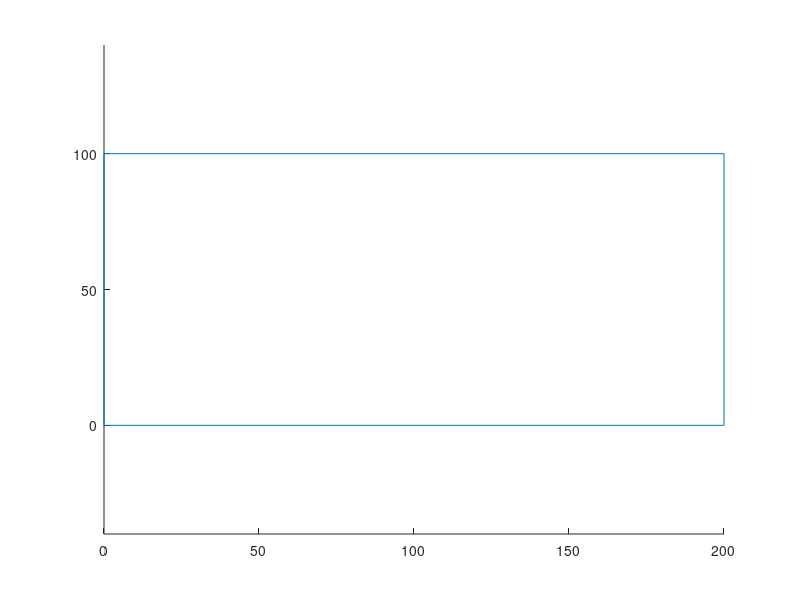

This figure's MATLAB source: (Note: this script raises an error after producing the figure.)
clf;
hold on;
%Universo de discurso principal
xi = 0; xf = 200; yi = 0; yf = 100; RObjeto=2.5;
axis([xi xf yi-40 yf+40]);
plot([xi xf xf xi xi],[yi yi yf yf yi]);
NumeroObjetos = input('Quantos obstaculos?(de 0 a 5): ');
while NumeroObjetos < 0 || NumeroObjetos > 5
    NumeroObjetos = input('Valor invalido!');
 end;
for i=1:NumeroObjetos
    xObjeto(i) = 15 + (i * 4 * RObjeto);
    YObjeto(i) = RObjeto + (rand * (100 - RObjeto));
    xObjeto(1)=40; YObjeto(1)=48;xObjeto(2)=50; YObjeto(2)=58;
    plot_obstaculos(xObjeto(i), YObjeto(i), RObjeto);
end;
RaioCirculo  =  5; RaioAlcance   = 30; SequenciaPassosDist =  2;
k = ['(entre ' num2str(yi+RaioCirculo) ' e ' num2str(yf-RaioCirculo) '): '];
RX = RaioCirculo
RY = input(['Ponto de Partida?(de 5 a 95) ' k]);
while RY < (yi+RaioCirculo) || RY > (yf-RaioCirculo)
    RY = input(['Dado invalido. ' k]);
end; 
if RY < RaioCirculo
    RY = RaioCirculo;
end;
if RY > (yf-RaioCirculo)
    RY = yf - RaioCirculo;
end;
AnguloRobo = input('Qual o angulo inicial do robo?(-180 a 180)');
while (AnguloRobo < -180) || (AnguloRobo > 180)
    AnguloRobo = input('Angulo invalido.');
end;
if abs(AnguloRobo) > 90
    RX = RaioCirculo * 2;end;
AnguloRoboRad = AnguloRobo * pi/180;
meta = xf - RaioCirculo - SequenciaPassosDist
SequenciaPassos = 0;
plot_robo(RX,RY,RaioCirculo,AnguloRobo,RaioAlcance)
fis_robo = readfis('robo_dir');
fis_pos_gir = readfis('posicao_girar');
while RX < meta
    Distancia = 300;
    NumeroObjetost = 0;
    for i=1:NumeroObjetos
        dX = xObjeto(i) - RX;     
        dY = YObjeto(i) - RY;
        DistanciaObj = sqrt((dX * dX) + (dY * dY));
        angObstRad = AnguloRoboRad - atan(dY/dX); 
        DistanciaJ = DistanciaObj * sin(angObstRad);
        DistanciaL = DistanciaObj * cos(angObstRad);
        if (DistanciaObj <= RaioAlcance) & (DistanciaL > 0) & (abs(DistanciaJ) < (RaioCirculo+RObjeto)) & (DistanciaL < Distancia)
            NumeroObjetost = i;
            Distancia = DistanciaL
            DistanciaObjanciaK = abs(DistanciaObj);
            MAngObj = angObstRad;
        end;
    end;
    if NumeroObjetost > 0
        MAngObj2 = -MAngObj *180 / pi;
        giro = evalfis([DistanciaObjanciaK,MAngObj2], fis_pos_gir);
    else
        giro = evalfis([AnguloRobo], fis_robo);
    end;       
    AnguloRobo = AnguloRobo + giro;
    AnguloRoboRad = AnguloRobo * pi / 180;     
    NRX = RX + (SequenciaPassosDist * cos(AnguloRoboRad));
    NRY = RY + (SequenciaPassosDist * sin(AnguloRoboRad));
    if anda(NRX, NRY, RaioCirculo, RObjeto, AnguloRoboRad, NumeroObjetost, xObjeto, YObjeto) == 1
        RX = NRX;
        RY = NRY;
    end;    
    SequenciaPassos = SequenciaPassos + 1;
    xlabel(['Passo: ' int2str(SequenciaPassos)]);
    plot_robo(RX,RY,RaioCirculo,AnguloRobo,RaioAlcance) 
    pause (0.01);
end;